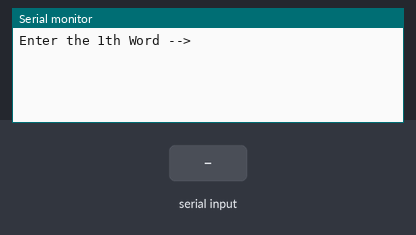
The sketch below on a simulated Arduino Uno, built with avr-gcc and run on an emulated ATmega328P. Shown: the last lines printed to the serial monitor. The inputs (shaded band) are chosen by the test bench.

Above: at 1.2 s.
1.3 s: "1\n" received over Serial
At 2.1 s:
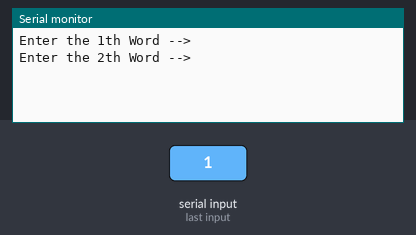
2.8 s: "0\n" received over Serial
At 3.3 s:
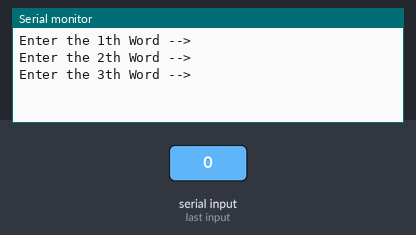
4.3 s: "2\n" received over Serial
At 5.6 s:
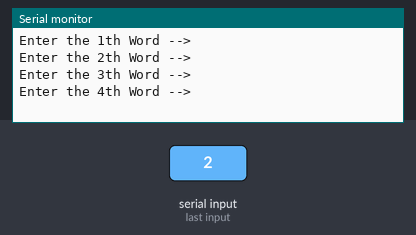
Timing chart, 0 to 7.3 s (numbered marks = the images above; inputs shaded):
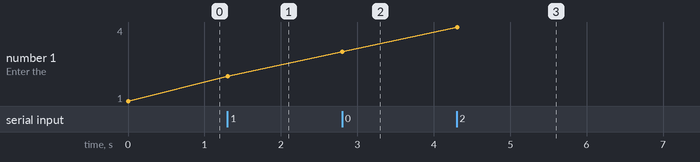

The sketch:

HW4-1_201812145_.ino
```cpp
/*
 * HW4-1_201812145
 * Serial Momonitor에서 5개의 단어를 입력받고 오름차순 청렬
 */

void setup() {
  Serial.begin(9600);
}

void loop() {
  int state = 1, index=0;
  char buffer[128];
  String str[5];

  while(index<5){
    if(state == 1){
      Serial.print("Enter the ");
      Serial.print(index+1);
      Serial.print("th Word -->");
      state = 2;
    }

    while(Serial.available()){
      int len = Serial.readBytesUntil('\n', buffer, 127);
      if(len > 0){
        buffer[len] = '\0';
        str[index++] = String(buffer);
        Serial.println(str[index]);
        state = 1;
        break;
      }
    }
  }

  for(int i=0; i<4; i++){
    for(int j=i+1; j<5; j++){
      int compare = str[i].compareTo(str[j]);
      if(compare>0){ //오름차순 정렬
        String temp = str[i];
        str[i] = str[j];
        str[j] = temp;
      }
    }
  }

  Serial.println("After Sorting");
  for(int k=0;k<5;k++){
    Serial.println(str[k]);
  }


}
```

Measured:
- after the input at 1.3 s, the serial monitor: prints a new line at once (image 1)
- after the input at 2.8 s, the serial monitor: prints a new line at once (image 2)
- after the input at 4.3 s, the serial monitor: prints a new line at once (image 3)
- plotted number 1: 1 → 2 after the input at 1.3 s, 2 → 3 after the input at 2.8 s, 3 → 4 after the input at 4.3 s
